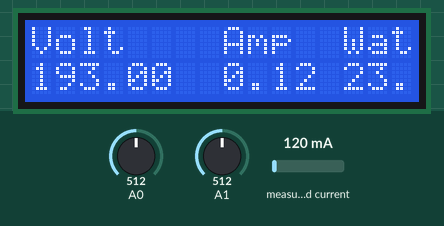
The sketch below on a simulated Arduino Uno, built with avr-gcc and run on an emulated ATmega328P. Shown: 16×2 character LCD. Inputs (shaded band) come from the test bench; at power-on: A0 = 512, measured current 120 mA, A1 = 512. What the sketch prints to the serial monitor is not drawn.

Above: at 1.2 s.
1.3 s: A0 set to 500
At 2.5 s:
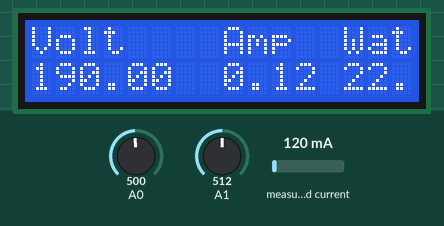
2.8 s: measured current set to 1000 mA
At 4.0 s:
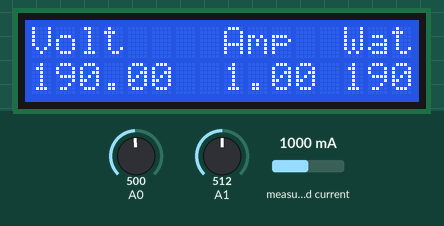
4.3 s: A0 set to 0
At 5.0 s:
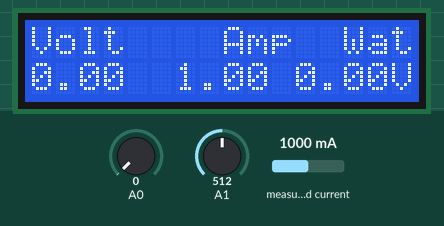
5.9 s: A0 set to 122
At 6.3 s:
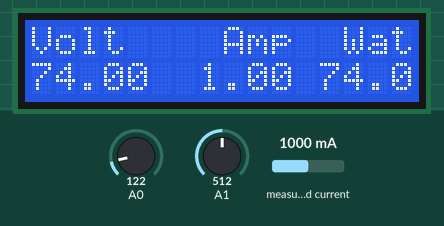
7.4 s: measured current set to 40 mA
At 7.7 s:
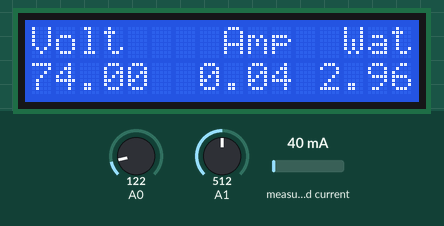
8.9 s: measured current set to 500 mA
At 10.3 s:
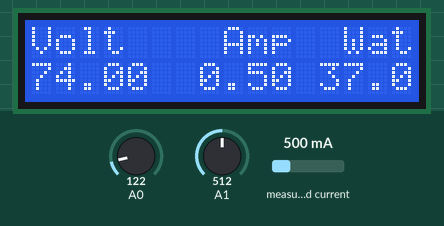
Timing chart, 0 to 11.4 s (numbered marks = the images above; inputs shaded):
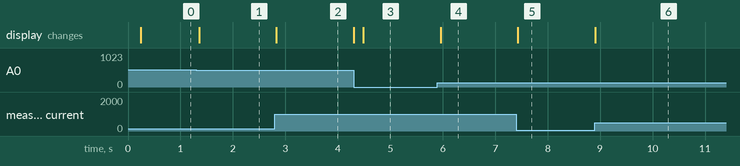

Measured:
- the behaviour switches between 510 and 509 on A0 (found by bisection; images 0 and 1)
- after the input at 1.3 s, the display: changes after 0.05 s (image 1)
- after the input at 2.8 s, the display: changes at once (image 2)
- after the input at 4.3 s, the display: first changes at once (image 3 shows a later state)
- after the input at 5.9 s, the display: changes after 0.06 s (image 4)
- after the input at 7.4 s, the display: changes at once (image 5)
- after the input at 8.9 s, the display: changes at once (image 6)

The sketch:

powercalc03022016.ino
```cpp
#include "EmonLib.h"                   // Include Emon Library
#include <LiquidCrystal.h>

// initialize the library with the numbers of the interface pins
LiquidCrystal lcd(9, 8, 7,6,5,4);

EnergyMonitor emon1;                   // Create an instance
int start;

void setup()
{
  Serial.begin(9600);
  lcd.begin(16, 2);
  emon1.current(A1, 30);             // Current: input pin, calibration.
}

void loop()
{
  double Irms =emon1.calcIrms(1480);
  int asensor=analogRead(A1);
  //Serial.print(Irms*240.0);         // Apparent power
  //Serial.print("Current: ");
  Serial.println(asensor);          // Irms
  //Serial.print("Amps ");
  int sensorValue = analogRead(A0);
  double vold=0,volm=0;
  if(sensorValue!=0){
    vold=sensorValue*0.00500752;
    volm=round((vold+0.594286)/0.016429);
    volm++;
  }// print out the value you read:
  //Serial.print("Detected volt:");
  //Serial.print(vold);
  //Serial.print("  mains voltage:");
  //Serial.print(volm);
  //Serial.print("  Sensor val:");
  //Serial.print(sensorValue);
  //Serial.print(" Volts ");
  float power=volm*Irms;
  //Serial.print("Power: ");
  //Serial.print(power);
  //Serial.println(" Watts ");
  lcd.print("Volt    Amp  Wat");
  lcd.setCursor(0,1);
  lcd.print(volm);
  lcd.print("  ");
  lcd.print(Irms);
  lcd.print(" ");
  lcd.print(power);
  }
```
